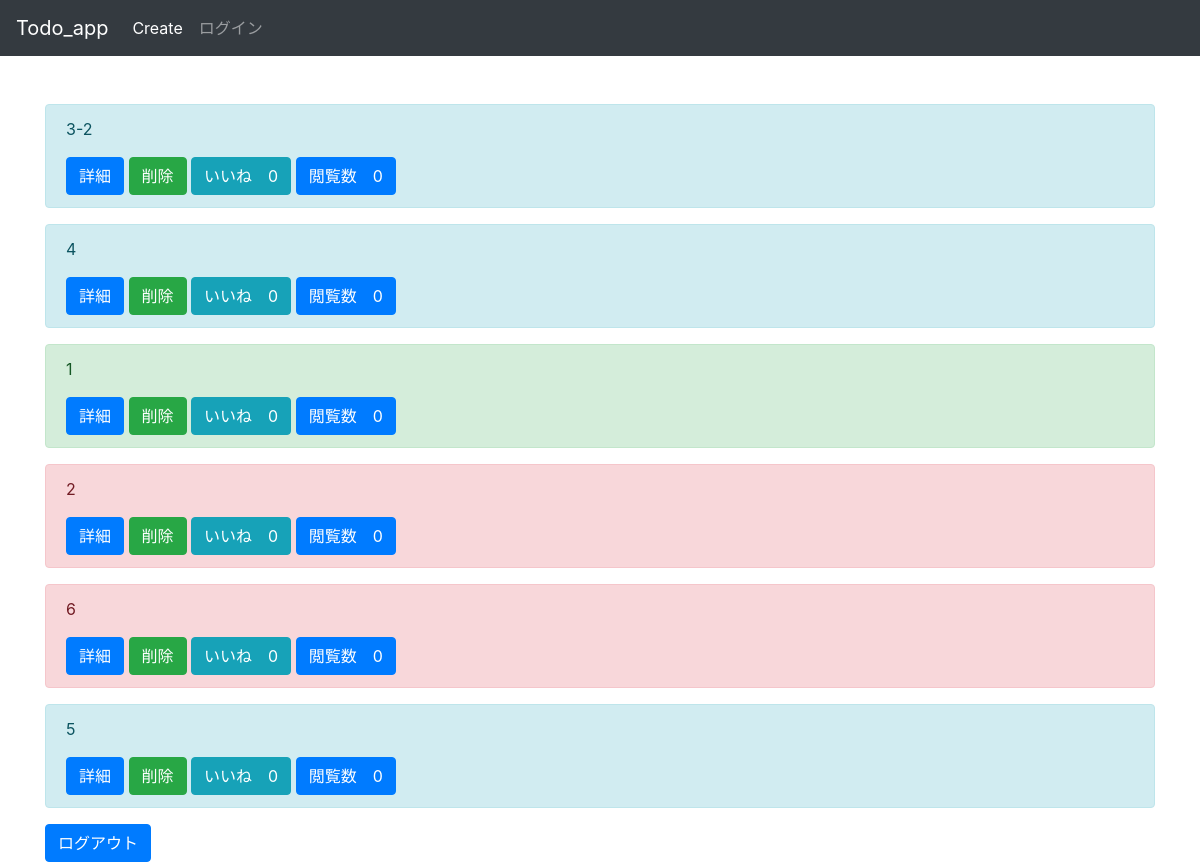
Before: / (signed in) with the older database file.
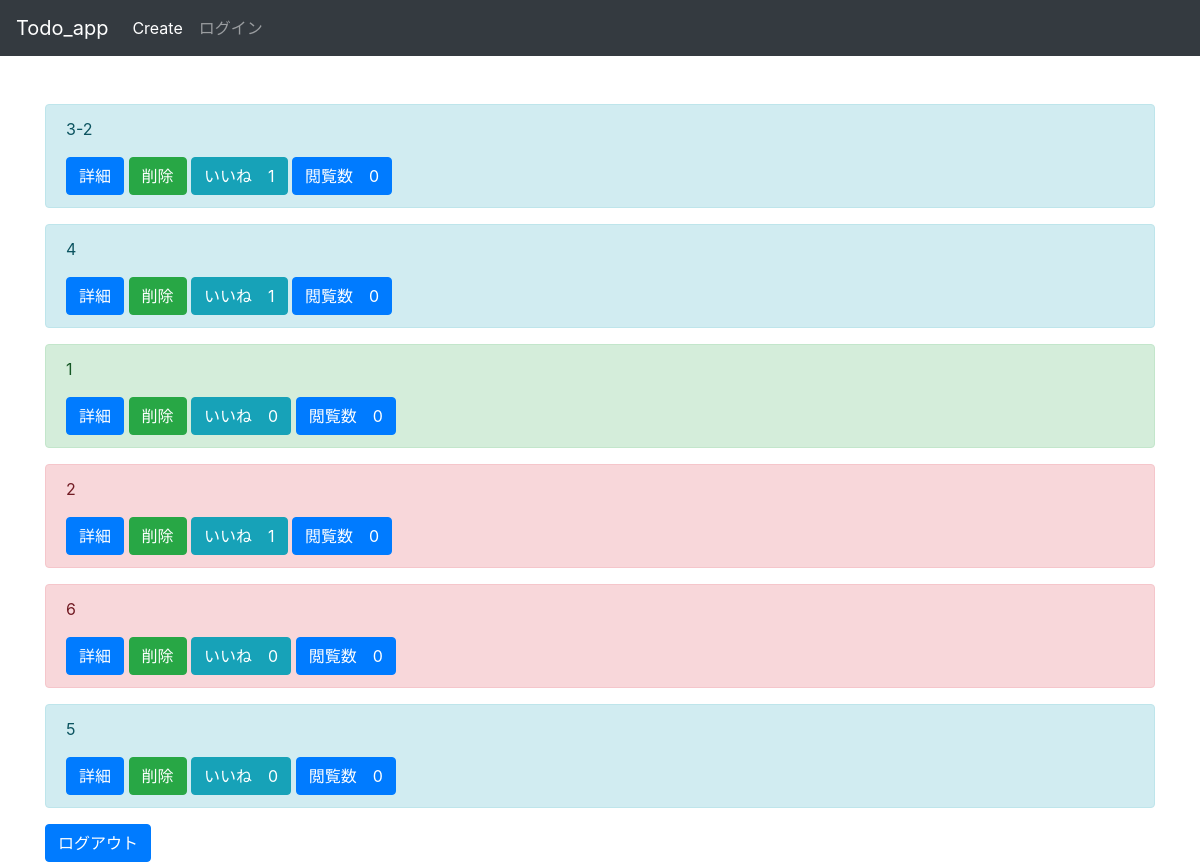
After: the same page with the newer database file.
### todo/models.py (models this page shows, shortened)
class Post(models.Model):
    title=models.CharField('タイトル',max_length=50)
    text=models.TextField('本文',max_length=150)
    image=models.ImageField('画像',upload_to='media/images',null=True, blank=True)
    good=models.IntegerField('いいね',null=True,blank=True,default=0)
    read=models.IntegerField('閲覧数',null=True,blank=True,default=0)
    usertext=models.CharField('紐付け',null=True,blank=True,default='a',max_length=50)
    duedate=models.DateTimeField('期限',null=True,blank=True)
    priority=models.CharField(
        '優先度',
        choices=PRIORITY,
        max_length=50,
        null=True
    )

### todo/views.py (the view)
# urls.py: path('',views.IndexView.as_view(),name='index'),
class IndexView(LoginRequiredMixin,generic.ListView):
    model=Post
    login_url = 'todo:login'

### todo/templates/todo/post_list.html
{% extends 'todo/base.html'%}
{% block content%}
{% for post in post_list%}
<div class="alert alert-{{post.priority}}" role="alert">
    <p>{{post.title}}</p>
    <a href="{% url 'todo:detail' post.pk%}" class="btn btn-primary">詳細</a>
    <a href="{% url 'todo:delete' post.pk%}" class="btn btn-success">削除</a>
    <a href="{% url 'todo:good' post.pk%}" class="btn btn-info">いいね　{{post.good}}</a>
    <a href="{% url 'todo:read' post.pk%}" class="btn btn-primary">閲覧数　{{post.read}}</a>
</div>
{% endfor%}
<a href="{% url 'todo:logout'%}" class="btn btn-primary">ログアウト</a>
{% endblock%}

Changed rows visible on the page:
changed Post (number 1 of 6 on the later page): good "0" → "1"
changed Post (number 2 of 6 on the later page): good "0" → "1"
changed Post (number 4 of 6 on the later page): good "0" → "1"
